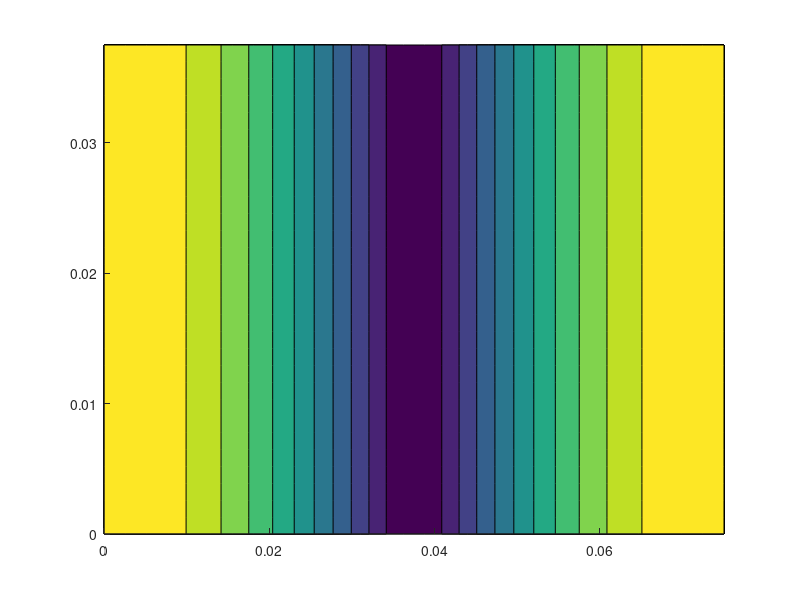

Source code (MATLAB): (Note: this script raises an error after producing the figure.)
clc
clear
close all

% 2.4 GHz Resonator Cavity

% Width
a = 0.075;

% Height
b = 0.0375;

% Depth
c = 0.113067;

% permittivity
e0 = 8.854e-12;

% permeability
mu0 = (4*pi)*(10^(-7));

% frequency
f = 5.7e9;

% convert frequency to omega
omega_f = 2.*pi.*f;

% beta
beta = omega_f.*sqrt(mu0.*e0);

% Transverse Electric TE

for m = 1:1:5
for n = 1:1:5
for p = 1:1:5
    frTE(m,n,p) = ((3e8)/(2*pi)).*sqrt((((m-1).*pi)./a).^2 + (((n-1).*pi)./b).^2 + ((p.*pi)./c).^2);
end
end
end

% Transverse Magnetic TM

for m = 1:1:5
for n = 1:1:5
for p = 1:1:5
    frTM(m,n,p) = ((3e8)/(2*pi)).*sqrt((((m).*pi)./a).^2 + (((n).*pi)./b).^2 + (((p-1).*pi)./c).^2);
end
end
end

for m = 1:1:5
    beta_x(m) = ((m-1).*pi)./a;
end

for n = 1:1:5
    beta_y(n) = ((n-1).*pi)./b;
end

for p = 1:1:5
    beta_z(p) = (p.*pi)./c;
end

% XY Plane

x = linspace(0, 0.075, 30);
y = linspace(0, 0.0375, 30);
y = y';
z = 0.113067/2;

[X,Y] = meshgrid(x,y);

% Vectors
H_x103 = 1j.*sin(beta_x(2).*X).*cos(beta_y(1).*Y).*cos(beta_z(3).*z);
H_y103 = 1j.*cos(beta_x(2).*X).*sin(beta_y(1).*Y).*cos(beta_z(3).*z);

% Magnitude
H_x103m = 1j.*((beta_x(2).*beta_z(3))./(omega_f.*mu0.*e0)).*sin(beta_x(2).*X).*cos(beta_y(1).*Y).*cos(beta_z(3).*z);
H_z103 = -1j.*((-beta_z(3).^2 + beta.^2)./(omega_f.*mu0.*e0)).*cos(beta_x(2).*X).*cos(beta_y(1).*Y).*sin(beta_z(3).*z);

H_z103 = sqrt((H_x103m.^2)+(H_z103.^2));

figure(1)
contourf(X,Y,abs(H_z103),'edgecolor','none')
colorbar 
colormap jet
xlim([0, 0.075])
ylim([0, 0.0375])
title('Resonant Cavity TE_{103} H_{Mag} Field at the XZ Plane', 'FontSize', 20)
xlabel('x length, m', 'FontSize', 16)
ylabel('z length, m', 'FontSize', 16)
figure(2)
quiverC2Dm(X,Y,abs(H_x103),abs(H_y103))
xlim([0, 0.075])
ylim([0, 0.0375])
title('Resonant Cavity TE_{103} H_{Vector} Field at the XZ Plane', 'FontSize', 20)
xlabel('x length, m', 'FontSize', 16)
ylabel('z length, m', 'FontSize', 16)

% XZ Plane

x = linspace(0, 0.075, 30);
z = linspace(0, 0.113067, 30);
z = z';
y = 0.0375/2;

[X,Z] = meshgrid(x,z);

% Vectors
H_x103 = 1j.*sin(beta_x(2).*X).*cos(beta_y(1).*y).*cos(beta_z(3).*Z);
H_z103v = -1j.*cos(beta_x(2).*X).*cos(beta_y(1).*y).*sin(beta_z(3).*Z);

% Magnitude
H_x103m = 1j.*((beta_x(2).*beta_z(3))./(omega_f.*mu0.*e0)).*sin(beta_x(2).*X).*cos(beta_y(1).*y).*cos(beta_z(3).*Z);
H_z103 = -1j.*((-beta_z(3).^2 + beta.^2)./(omega_f.*mu0.*e0)).*cos(beta_x(2).*X).*cos(beta_y(1).*y).*sin(beta_z(3).*Z);

H_z103 = sqrt((H_x103m.^2)+(H_z103.^2));

figure(3)
contourf(X,Z,abs(H_z103),'edgecolor','none')
colorbar 
colormap jet
xlim([0, 0.075])
ylim([0, 0.113067])
title('Resonant Cavity TE_{103} H_{Mag} Field at the XY Plane', 'FontSize', 20)
xlabel('x length, m', 'FontSize', 16)
ylabel('y length, m', 'FontSize', 16)
figure(4)
quiverC2Dm(X,Z,imag(H_x103),imag(H_z103v))
xlim([0, 0.075])
ylim([0, 0.113067])
title('Resonant Cavity TE_{103} H_{Vector} Field at the XY Plane', 'FontSize', 20)
xlabel('x length, m', 'FontSize', 16)
ylabel('y length, m', 'FontSize', 16)

% YZ Plane

x = 0.075/2;
z = linspace(0, 0.113067, 30);
y = linspace(0, 0.0375, 30);
y = y';

[Z,Y] = meshgrid(z,y);

% Vectors
H_z103v = -1j.*cos(beta_x(2).*x).*cos(beta_y(1).*Y).*sin(beta_z(3).*Z);
H_y103 = 1j.*cos(beta_x(2).*x).*sin(beta_y(1).*Y).*cos(beta_z(3).*Z);

% Magnitude
H_x103m = 1j.*((beta_x(2).*beta_z(3))./(omega_f.*mu0.*e0)).*sin(beta_x(2).*x).*cos(beta_y(1).*Y).*cos(beta_z(3).*Z);
H_z103 = -1j.*((-beta_z(3).^2 + beta.^2)./(omega_f.*mu0.*e0)).*cos(beta_x(2).*x).*cos(beta_y(1).*Y).*sin(beta_z(3).*Z);

H_z103 = sqrt((H_x103m.^2)+(H_z103.^2));

figure(5)
contourf(Z,Y,abs(H_z103),'edgecolor','none')
colorbar 
colormap jet
xlim([0, 0.113067])
ylim([0, 0.0375])
title('Resonant Cavity TE_{103} H_{Mag} Field at the YZ Plane', 'FontSize', 20)
xlabel('y length, m', 'FontSize', 16)
ylabel('z length, m', 'FontSize', 16)
% figure(6)
% quiverC2Dm(Z,Y,imag(H_z103v),(H_y103))
% xlim([0, 0.113067])
% ylim([0, 0.0375])
% title('Resonant Cavity TE_{103} H_{Vector} Field at the YZ Plane', 'FontSize', 20)
% xlabel('x length, m', 'FontSize', 16)
% ylabel('z length, m', 'FontSize', 16)
